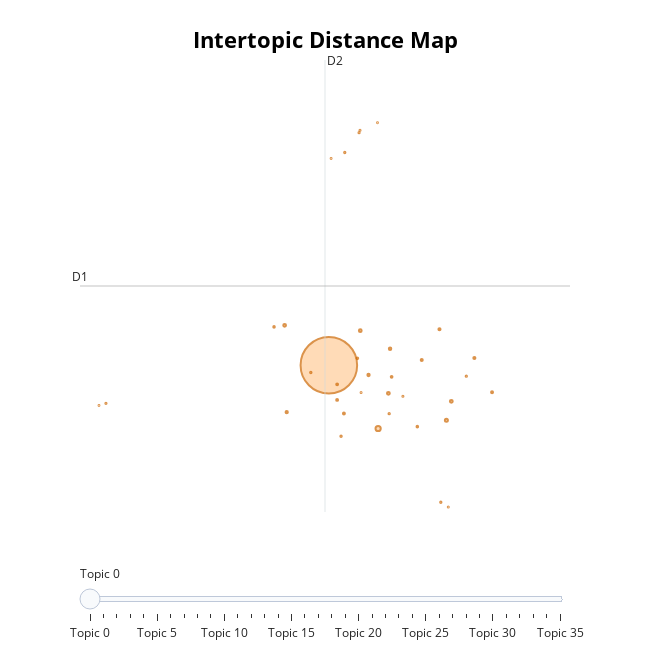

Write notebook code for a chart like this one.
### Markdown cell above
### Visualize topics, their sizes, and their corresponding words

This visualization is highly inspired by LDAvis, a great visualization technique typically reserved for LDA.

### Code cell
model.visualize_topics()

### Figure 1 — Plotly figure (JSON) as saved in the notebook; plotly's stock layout.template omitted (floating-point values rounded to 4 significant figures)
{"data": [{"customdata": [[0, "węgla | pis | jest | węgiel | dla", 47996], [1, "zimę | zimy | węgla | będzie | zimą", 408], [2, "podatek | podatków | podatki | inflacji | inflacja", 139], [3, "turcji | 80 | inflacja | ekonomiczne | październiku", 119], [4, "bezrobocie | inflację | 17 | inflacji | johnsmiths74", 119], [5, "ropy | opec | usa | naftowej | wydobycia", 113], [6, "obligacje | inflacji | inflacją | kredyt | banki", 112], [7, "małe | mefistofelleess | mini | rafalhubert | duże", 88], [8, "tvp_info | tvp | inflacji | inflacja | inflację", 81], [9, "podnieść | ceny | cena | jesteśmy | slawomirmentzen", 76], [10, "fishing_fever69 | zabraknie | żywność | niego | stać", 69], [11, "turcji | gazu | europy | gaz | centrum", 67], [12, "kosmos | ceny | cena | teraz | ta", 62], [13, "drewna | drewno | ceny | przeciwko | rosną", 58], [14, "setki | galopująca | socjal | ukrainy | wojna", 55], [15, "chiny | chin | chinach | ropy | są", 52], [16, "cukru | cukier | cena | 50 | wzrosła", 50], [17, "dzieci | kobiety | węglowy | inflacja | broń", 45], [18, "ceny | cen | cena | telewizja | tanich", 38], [19, "masła | albo | cena | sklepie | miroka30045644", 38], [20, "ropy | ropę | kraje | rosja | chin", 36], [21, "piechocinski | cena | ceny | rynek | kg", 31], [22, "recesji | recesję | kwartałów | budżetowe | budżetu", 30], [23, "węglowy | śladu | jaki | węglowego | szczyt", 28], [24, "glapiński | spadnie | inflacja | wakacje | spadać", 27], [25, "ceny | gus | zdrożało | średnia | rosną", 26], [26, "inflacja | poprzednio | proc | wynosi | prognoza", 25], [27, "prąd | miał | jaka | między | końca", 23], [28, "koszty | ceny | no | stosuje | razy", 22], [29, "powodem | 20 | ludzi | energii | ceny", 19], [30, "największą | podwyżkę | temu | znacznie | przy", 18], [31, "coolfonpl | robi | inflacja | pieniądza | bardziej", 15], [32, "cena | latach | nowego | 30 | koszt", 15], [33, "groszy | ceny | kg | skupu | tańsze", 13], [34, "czy | już | węgiel | jest | weekend", 12], [35, "kobiety | czasy | węgla |  | ", 11]], "hovertemplate": "<b>Topic %{customdata[0]}</b><br>Words: %{customdata[1]}<br>Size: %{customdata[2]}", "legendgroup": "", "marker": {"color": "#ffcc99", "line": {"color": "#cc6600", "width": 2}, "size": [47996, 408, 139, 119, 119, 113, 112, 88, 81, 76, 69, 67, 62, 58, 55, 52, 50, 45, 38, 38, 36, 31, 30, 28, 27, 26, 25, 23, 22, 19, 18, 15, 15, 13, 12, 11], "sizemode": "area", "sizeref": 30.0, "symbol": "circle"}, "mode": "markers", "name": "", "orientation": "v", "showlegend": false, "type": "scatter", "x": [4.55, 5.179, 6.05, 5.309, 6.113, 3.985, 4.951, 5.331, 5.056, 4.012, 5.962, 6.407, 5.735, 6.632, 4.742, 4.655, 4.655, 5.351, 5.679, 4.914, 3.85, 4.705, 4.319, 5.32, 5.978, 4.753, 6.304, 1.705, 4.935, 4.947, 5.495, 6.074, 4.961, 4.578, 1.616, 5.17], "xaxis": "x", "y": [4.577, 2.929, 3.143, 3.845, 3.636, 5.616, 5.478, 5.007, 4.322, 3.354, 5.515, 4.766, 4.714, 3.871, 3.318, 3.673, 4.08, 4.275, 2.976, 4.756, 5.576, 2.724, 4.386, 3.315, 1.006, 10.12, 4.29, 3.585, 10.64, 10.7, 3.768, 0.8858, 3.864, 9.963, 3.527, 10.9], "yaxis": "y"}], "layout": {"annotations": [{"showarrow": false, "text": "D1", "x": 1.374, "y": 6.641, "yshift": 10}, {"showarrow": false, "text": "D2", "x": 4.5, "xshift": 10, "y": 12.53}], "height": 650, "hoverlabel": {"bgcolor": "white", "font": {"family": "Rockwell", "size": 16}}, "legend": {"itemsizing": "constant", "tracegroupgap": 0}, "margin": {"t": 60}, "shapes": [{"line": {"color": "#CFD8DC", "width": 2}, "type": "line", "x0": 4.5, "x1": 4.5, "y0": 0.7529, "y1": 12.53}, {"line": {"color": "#9E9E9E", "width": 2}, "type": "line", "x0": 1.374, "x1": 7.627, "y0": 6.641, "y1": 6.641}], "sliders": [{"active": 0, "pad": {"t": 50}, "steps": [{"args": [{"marker.color": [["#cc6600", "#ffcc99", "#ffcc99", "#ffcc99", "#ffcc99", "#ffcc99", "#ffcc99", "#ffcc99", "#ffcc99", "#ffcc99", "#ffcc99", "#ffcc99", "#ffcc99", "#ffcc99", "#ffcc99", "#ffcc99", "#ffcc99", "#ffcc99", "#ffcc99", "#ffcc99", "#ffcc99", "#ffcc99", "#ffcc99", "#ffcc99", "#ffcc99", "#ffcc99", "#ffcc99", "#ffcc99", "#ffcc99", "#ffcc99", "#ffcc99", "#ffcc99", "#ffcc99", "#ffcc99", "#ffcc99", "#ffcc99"]]}], "label": "Topic 0", "method": "update"}, {"args": [{"marker.color": [["#ffcc99", "#cc6600", "#ffcc99", "#ffcc99", "#ffcc99", "#ffcc99", "#ffcc99", "#ffcc99", "#ffcc99", "#ffcc99", "#ffcc99", "#ffcc99", "#ffcc99", "#ffcc99", "#ffcc99", "#ffcc99", "#ffcc99", "#ffcc99", "#ffcc99", "#ffcc99", "#ffcc99", "#ffcc99", "#ffcc99", "#ffcc99", "#ffcc99", "#ffcc99", "#ffcc99", "#ffcc99", "#ffcc99", "#ffcc99", "#ffcc99", "#ffcc99", "#ffcc99", "#ffcc99", "#ffcc99", "#ffcc99"]]}], "label": "Topic 1", "method": "update"}, {"args": [{"marker.color": [["#ffcc99", "#ffcc99", "#cc6600", "#ffcc99", "#ffcc99", "#ffcc99", "#ffcc99", "#ffcc99", "#ffcc99", "#ffcc99", "#ffcc99", "#ffcc99", "#ffcc99", "#ffcc99", "#ffcc99", "#ffcc99", "#ffcc99", "#ffcc99", "#ffcc99", "#ffcc99", "#ffcc99", "#ffcc99", "#ffcc99", "#ffcc99", "#ffcc99", "#ffcc99", "#ffcc99", "#ffcc99", "#ffcc99", "#ffcc99", "#ffcc99", "#ffcc99", "#ffcc99", "#ffcc99", "#ffcc99", "#ffcc99"]]}], "label": "Topic 2", "method": "update"}, {"args": [{"marker.color": [["#ffcc99", "#ffcc99", "#ffcc99", "#cc6600", "#ffcc99", "#ffcc99", "#ffcc99", "#ffcc99", "#ffcc99", "#ffcc99", "#ffcc99", "#ffcc99", "#ffcc99", "#ffcc99", "#ffcc99", "#ffcc99", "#ffcc99", "#ffcc99", "#ffcc99", "#ffcc99", "#ffcc99", "#ffcc99", "#ffcc99", "#ffcc99", "#ffcc99", "#ffcc99", "#ffcc99", "#ffcc99", "#ffcc99", "#ffcc99", "#ffcc99", "#ffcc99", "#ffcc99", "#ffcc99", "#ffcc99", "#ffcc99"]]}], "label": "Topic 3", "method": "update"}, {"args": [{"marker.color": [["#ffcc99", "#ffcc99", "#ffcc99", "#ffcc99", "#cc6600", "#ffcc99", "#ffcc99", "#ffcc99", "#ffcc99", "#ffcc99", "#ffcc99", "#ffcc99", "#ffcc99", "#ffcc99", "#ffcc99", "#ffcc99", "#ffcc99", "#ffcc99", "#ffcc99", "#ffcc99", "#ffcc99", "#ffcc99", "#ffcc99", "#ffcc99", "#ffcc99", "#ffcc99", "#ffcc99", "#ffcc99", "#ffcc99", "#ffcc99", "#ffcc99", "#ffcc99", "#ffcc99", "#ffcc99", "#ffcc99", "#ffcc99"]]}], "label": "Topic 4", "method": "update"}, {"args": [{"marker.color": [["#ffcc99", "#ffcc99", "#ffcc99", "#ffcc99", "#ffcc99", "#cc6600", "#ffcc99", "#ffcc99", "#ffcc99", "#ffcc99", "#ffcc99", "#ffcc99", "#ffcc99", "#ffcc99", "#ffcc99", "#ffcc99", "#ffcc99", "#ffcc99", "#ffcc99", "#ffcc99", "#ffcc99", "#ffcc99", "#ffcc99", "#ffcc99", "#ffcc99", "#ffcc99", "#ffcc99", "#ffcc99", "#ffcc99", "#ffcc99", "#ffcc99", "#ffcc99", "#ffcc99", "#ffcc99", "#ffcc99", "#ffcc99"]]}], "label": "Topic 5", "method": "update"}, {"args": [{"marker.color": [["#ffcc99", "#ffcc99", "#ffcc99", "#ffcc99", "#ffcc99", "#ffcc99", "#cc6600", "#ffcc99", "#ffcc99", "#ffcc99", "#ffcc99", "#ffcc99", "#ffcc99", "#ffcc99", "#ffcc99", "#ffcc99", "#ffcc99", "#ffcc99", "#ffcc99", "#ffcc99", "#ffcc99", "#ffcc99", "#ffcc99", "#ffcc99", "#ffcc99", "#ffcc99", "#ffcc99", "#ffcc99", "#ffcc99", "#ffcc99", "#ffcc99", "#ffcc99", "#ffcc99", "#ffcc99", "#ffcc99", "#ffcc99"]]}], "label": "Topic 6", "method": "update"}, {"args": [{"marker.color": [["#ffcc99", "#ffcc99", "#ffcc99", "#ffcc99", "#ffcc99", "#ffcc99", "#ffcc99", "#cc6600", "#ffcc99", "#ffcc99", "#ffcc99", "#ffcc99", "#ffcc99", "#ffcc99", "#ffcc99", "#ffcc99", "#ffcc99", "#ffcc99", "#ffcc99", "#ffcc99", "#ffcc99", "#ffcc99", "#ffcc99", "#ffcc99", "#ffcc99", "#ffcc99", "#ffcc99", "#ffcc99", "#ffcc99", "#ffcc99", "#ffcc99", "#ffcc99", "#ffcc99", "#ffcc99", "#ffcc99", "#ffcc99"]]}], "label": "Topic 7", "method": "update"}, {"args": [{"marker.color": [["#ffcc99", "#ffcc99", "#ffcc99", "#ffcc99", "#ffcc99", "#ffcc99", "#ffcc99", "#ffcc99", "#cc6600", "#ffcc99", "#ffcc99", "#ffcc99", "#ffcc99", "#ffcc99", "#ffcc99", "#ffcc99", "#ffcc99", "#ffcc99", "#ffcc99", "#ffcc99", "#ffcc99", "#ffcc99", "#ffcc99", "#ffcc99", "#ffcc99", "#ffcc99", "#ffcc99", "#ffcc99", "#ffcc99", "#ffcc99", "#ffcc99", "#ffcc99", "#ffcc99", "#ffcc99", "#ffcc99", "#ffcc99"]]}], "label": "Topic 8", "method": "update"}, {"args": [{"marker.color": [["#ffcc99", "#ffcc99", "#ffcc99", "#ffcc99", "#ffcc99", "#ffcc99", "#ffcc99", "#ffcc99", "#ffcc99", "#cc6600", "#ffcc99", "#ffcc99", "#ffcc99", "#ffcc99", "#ffcc99", "#ffcc99", "#ffcc99", "#ffcc99", "#ffcc99", "#ffcc99", "#ffcc99", "#ffcc99", "#ffcc99", "#ffcc99", "#ffcc99", "#ffcc99", "#ffcc99", "#ffcc99", "#ffcc99", "#ffcc99", "#ffcc99", "#ffcc99", "#ffcc99", "#ffcc99", "#ffcc99", "#ffcc99"]]}], "label": "Topic 9", "method": "update"}, {"args": [{"marker.color": [["#ffcc99", "#ffcc99", "#ffcc99", "#ffcc99", "#ffcc99", "#ffcc99", "#ffcc99", "#ffcc99", "#ffcc99", "#ffcc99", "#cc6600", "#ffcc99", "#ffcc99", "#ffcc99", "#ffcc99", "#ffcc99", "#ffcc99", "#ffcc99", "#ffcc99", "#ffcc99", "#ffcc99", "#ffcc99", "#ffcc99", "#ffcc99", "#ffcc99", "#ffcc99", "#ffcc99", "#ffcc99", "#ffcc99", "#ffcc99", "#ffcc99", "#ffcc99", "#ffcc99", "#ffcc99", "#ffcc99", "#ffcc99"]]}], "label": "Topic 10", "method": "update"}, {"args": [{"marker.color": [["#ffcc99", "#ffcc99", "#ffcc99", "#ffcc99", "#ffcc99", "#ffcc99", "#ffcc99", "#ffcc99", "#ffcc99", "#ffcc99", "#ffcc99", "#cc6600", "#ffcc99", "#ffcc99", "#ffcc99", "#ffcc99", "#ffcc99", "#ffcc99", "#ffcc99", "#ffcc99", "#ffcc99", "#ffcc99", "#ffcc99", "#ffcc99", "#ffcc99", "#ffcc99", "#ffcc99", "#ffcc99", "#ffcc99", "#ffcc99", "#ffcc99", "#ffcc99", "#ffcc99", "#ffcc99", "#ffcc99", "#ffcc99"]]}], "label": "Topic 11", "method": "update"}, {"args": [{"marker.color": [["#ffcc99", "#ffcc99", "#ffcc99", "#ffcc99", "#ffcc99", "#ffcc99", "#ffcc99", "#ffcc99", "#ffcc99", "#ffcc99", "#ffcc99", "#ffcc99", "#cc6600", "#ffcc99", "#ffcc99", "#ffcc99", "#ffcc99", "#ffcc99", "#ffcc99", "#ffcc99", "#ffcc99", "#ffcc99", "#ffcc99", "#ffcc99", "#ffcc99", "#ffcc99", "#ffcc99", "#ffcc99", "#ffcc99", "#ffcc99", "#ffcc99", "#ffcc99", "#ffcc99", "#ffcc99", "#ffcc99", "#ffcc99"]]}], "label": "Topic 12", "method": "update"}, {"args": [{"marker.color": [["#ffcc99", "#ffcc99", "#ffcc99", "#ffcc99", "#ffcc99", "#ffcc99", "#ffcc99", "#ffcc99", "#ffcc99", "#ffcc99", "#ffcc99", "#ffcc99", "#ffcc99", "#cc6600", "#ffcc99", "#ffcc99", "#ffcc99", "#ffcc99", "#ffcc99", "#ffcc99", "#ffcc99", "#ffcc99", "#ffcc99", "#ffcc99", "#ffcc99", "#ffcc99", "#ffcc99", "#ffcc99", "#ffcc99", "#ffcc99", "#ffcc99", "#ffcc99", "#ffcc99", "#ffcc99", "#ffcc99", "#ffcc99"]]}], "label": "Topic 13", "method": "update"}, {"args": [{"marker.color": [["#ffcc99", "#ffcc99", "#ffcc99", "#ffcc99", "#ffcc99", "#ffcc99", "#ffcc99", "#ffcc99", "#ffcc99", "#ffcc99", "#ffcc99", "#ffcc99", "#ffcc99", "#ffcc99", "#cc6600", "#ffcc99", "#ffcc99", "#ffcc99", "#ffcc99", "#ffcc99", "#ffcc99", "#ffcc99", "#ffcc99", "#ffcc99", "#ffcc99", "#ffcc99", "#ffcc99", "#ffcc99", "#ffcc99", "#ffcc99", "#ffcc99", "#ffcc99", "#ffcc99", "#ffcc99", "#ffcc99", "#ffcc99"]]}], "label": "Topic 14", "method": "update"}, {"args": [{"marker.color": [["#ffcc99", "#ffcc99", "#ffcc99", "#ffcc99", "#ffcc99", "#ffcc99", "#ffcc99", "#ffcc99", "#ffcc99", "#ffcc99", "#ffcc99", "#ffcc99", "#ffcc99", "#ffcc99", "#ffcc99", "#cc6600", "#ffcc99", "#ffcc99", "#ffcc99", "#ffcc99", "#ffcc99", "#ffcc99", "#ffcc99", "#ffcc99", "#ffcc99", "#ffcc99", "#ffcc99", "#ffcc99", "#ffcc99", "#ffcc99", "#ffcc99", "#ffcc99", "#ffcc99", "#ffcc99", "#ffcc99", "#ffcc99"]]}], "label": "Topic 15", "method": "update"}, {"args": [{"marker.color": [["#ffcc99", "#ffcc99", "#ffcc99", "#ffcc99", "#ffcc99", "#ffcc99", "#ffcc99", "#ffcc99", "#ffcc99", "#ffcc99", "#ffcc99", "#ffcc99", "#ffcc99", "#ffcc99", "#ffcc99", "#ffcc99", "#cc6600", "#ffcc99", "#ffcc99", "#ffcc99", "#ffcc99", "#ffcc99", "#ffcc99", "#ffcc99", "#ffcc99", "#ffcc99", "#ffcc99", "#ffcc99", "#ffcc99", "#ffcc99", "#ffcc99", "#ffcc99", "#ffcc99", "#ffcc99", "#ffcc99", "#ffcc99"]]}], "label": "Topic 16", "method": "update"}, {"args": [{"marker.color": [["#ffcc99", "#ffcc99", "#ffcc99", "#ffcc99", "#ffcc99", "#ffcc99", "#ffcc99", "#ffcc99", "#ffcc99", "#ffcc99", "#ffcc99", "#ffcc99", "#ffcc99", "#ffcc99", "#ffcc99", "#ffcc99", "#ffcc99", "#cc6600", "#ffcc99", "#ffcc99", "#ffcc99", "#ffcc99", "#ffcc99", "#ffcc99", "#ffcc99", "#ffcc99", "#ffcc99", "#ffcc99", "#ffcc99", "#ffcc99", "#ffcc99", "#ffcc99", "#ffcc99", "#ffcc99", "#ffcc99", "#ffcc99"]]}], "label": "Topic 17", "method": "update"}, {"args": [{"marker.color": [["#ffcc99", "#ffcc99", "#ffcc99", "#ffcc99", "#ffcc99", "#ffcc99", "#ffcc99", "#ffcc99", "#ffcc99", "#ffcc99", "#ffcc99", "#ffcc99", "#ffcc99", "#ffcc99", "#ffcc99", "#ffcc99", "#ffcc99", "#ffcc99", "#cc6600", "#ffcc99", "#ffcc99", "#ffcc99", "#ffcc99", "#ffcc99", "#ffcc99", "#ffcc99", "#ffcc99", "#ffcc99", "#ffcc99", "#ffcc99", "#ffcc99", "#ffcc99", "#ffcc99", "#ffcc99", "#ffcc99", "#ffcc99"]]}], "label": "Topic 18", "method": "update"}, {"args": [{"marker.color": [["#ffcc99", "#ffcc99", "#ffcc99", "#ffcc99", "#ffcc99", "#ffcc99", "#ffcc99", "#ffcc99", "#ffcc99", "#ffcc99", "#ffcc99", "#ffcc99", "#ffcc99", "#ffcc99", "#ffcc99", "#ffcc99", "#ffcc99", "#ffcc99", "#ffcc99", "#cc6600", "#ffcc99", "#ffcc99", "#ffcc99", "#ffcc99", "#ffcc99", "#ffcc99", "#ffcc99", "#ffcc99", "#ffcc99", "#ffcc99", "#ffcc99", "#ffcc99", "#ffcc99", "#ffcc99", "#ffcc99", "#ffcc99"]]}], "label": "Topic 19", "method": "update"}, {"args": [{"marker.color": [["#ffcc99", "#ffcc99", "#ffcc99", "#ffcc99", "#ffcc99", "#ffcc99", "#ffcc99", "#ffcc99", "#ffcc99", "#ffcc99", "#ffcc99", "#ffcc99", "#ffcc99", "#ffcc99", "#ffcc99", "#ffcc99", "#ffcc99", "#ffcc99", "#ffcc99", "#ffcc99", "#cc6600", "#ffcc99", "#ffcc99", "#ffcc99", "#ffcc99", "#ffcc99", "#ffcc99", "#ffcc99", "#ffcc99", "#ffcc99", "#ffcc99", "#ffcc99", "#ffcc99", "#ffcc99", "#ffcc99", "#ffcc99"]]}], "label": "Topic 20", "method": "update"}, {"args": [{"marker.color": [["#ffcc99", "#ffcc99", "#ffcc99", "#ffcc99", "#ffcc99", "#ffcc99", "#ffcc99", "#ffcc99", "#ffcc99", "#ffcc99", "#ffcc99", "#ffcc99", "#ffcc99", "#ffcc99", "#ffcc99", "#ffcc99", "#ffcc99", "#ffcc99", "#ffcc99", "#ffcc99", "#ffcc99", "#cc6600", "#ffcc99", "#ffcc99", "#ffcc99", "#ffcc99", "#ffcc99", "#ffcc99", "#ffcc99", "#ffcc99", "#ffcc99", "#ffcc99", "#ffcc99", "#ffcc99", "#ffcc99", "#ffcc99"]]}], "label": "Topic 21", "method": "update"}, {"args": [{"marker.color": [["#ffcc99", "#ffcc99", "#ffcc99", "#ffcc99", "#ffcc99", "#ffcc99", "#ffcc99", "#ffcc99", "#ffcc99", "#ffcc99", "#ffcc99", "#ffcc99", "#ffcc99", "#ffcc99", "#ffcc99", "#ffcc99", "#ffcc99", "#ffcc99", "#ffcc99", "#ffcc99", "#ffcc99", "#ffcc99", "#cc6600", "#ffcc99", "#ffcc99", "#ffcc99", "#ffcc99", "#ffcc99", "#ffcc99", "#ffcc99", "#ffcc99", "#ffcc99", "#ffcc99", "#ffcc99", "#ffcc99", "#ffcc99"]]}], "label": "Topic 22", "method": "update"}, {"args": [{"marker.color": [["#ffcc99", "#ffcc99", "#ffcc99", "#ffcc99", "#ffcc99", "#ffcc99", "#ffcc99", "#ffcc99", "#ffcc99", "#ffcc99", "#ffcc99", "#ffcc99", "#ffcc99", "#ffcc99", "#ffcc99", "#ffcc99", "#ffcc99", "#ffcc99", "#ffcc99", "#ffcc99", "#ffcc99", "#ffcc99", "#ffcc99", "#cc6600", "#ffcc99", "#ffcc99", "#ffcc99", "#ffcc99", "#ffcc99", "#ffcc99", "#ffcc99", "#ffcc99", "#ffcc99", "#ffcc99", "#ffcc99", "#ffcc99"]]}], "label": "Topic 23", "method": "update"}, {"args": [{"marker.color": [["#ffcc99", "#ffcc99", "#ffcc99", "#ffcc99", "#ffcc99", "#ffcc99", "#ffcc99", "#ffcc99", "#ffcc99", "#ffcc99", "#ffcc99", "#ffcc99", "#ffcc99", "#ffcc99", "#ffcc99", "#ffcc99", "#ffcc99", "#ffcc99", "#ffcc99", "#ffcc99", "#ffcc99", "#ffcc99", "#ffcc99", "#ffcc99", "#cc6600", "#ffcc99", "#ffcc99", "#ffcc99", "#ffcc99", "#ffcc99", "#ffcc99", "#ffcc99", "#ffcc99", "#ffcc99", "#ffcc99", "#ffcc99"]]}], "label": "Topic 24", "method": "update"}, {"args": [{"marker.color": [["#ffcc99", "#ffcc99", "#ffcc99", "#ffcc99", "#ffcc99", "#ffcc99", "#ffcc99", "#ffcc99", "#ffcc99", "#ffcc99", "#ffcc99", "#ffcc99", "#ffcc99", "#ffcc99", "#ffcc99", "#ffcc99", "#ffcc99", "#ffcc99", "#ffcc99", "#ffcc99", "#ffcc99", "#ffcc99", "#ffcc99", "#ffcc99", "#ffcc99", "#cc6600", "#ffcc99", "#ffcc99", "#ffcc99", "#ffcc99", "#ffcc99", "#ffcc99", "#ffcc99", "#ffcc99", "#ffcc99", "#ffcc99"]]}], "label": "Topic 25", "method": "update"}, {"args": [{"marker.color": [["#ffcc99", "#ffcc99", "#ffcc99", "#ffcc99", "#ffcc99", "#ffcc99", "#ffcc99", "#ffcc99", "#ffcc99", "#ffcc99", "#ffcc99", "#ffcc99", "#ffcc99", "#ffcc99", "#ffcc99", "#ffcc99", "#ffcc99", "#ffcc99", "#ffcc99", "#ffcc99", "#ffcc99", "#ffcc99", "#ffcc99", "#ffcc99", "#ffcc99", "#ffcc99", "#cc6600", "#ffcc99", "#ffcc99", "#ffcc99", "#ffcc99", "#ffcc99", "#ffcc99", "#ffcc99", "#ffcc99", "#ffcc99"]]}], "label": "Topic 26", "method": "update"}, {"args": [{"marker.color": [["#ffcc99", "#ffcc99", "#ffcc99", "#ffcc99", "#ffcc99", "#ffcc99", "#ffcc99", "#ffcc99", "#ffcc99", "#ffcc99", "#ffcc99", "#ffcc99", "#ffcc99", "#ffcc99", "#ffcc99", "#ffcc99", "#ffcc99", "#ffcc99", "#ffcc99", "#ffcc99", "#ffcc99", "#ffcc99", "#ffcc99", "#ffcc99", "#ffcc99", "#ffcc99", "#ffcc99", "#cc6600", "#ffcc99", "#ffcc99", "#ffcc99", "#ffcc99", "#ffcc99", "#ffcc99", "#ffcc99", "#ffcc99"]]}], "label": "Topic 27", "method": "update"}, {"args": [{"marker.color": [["#ffcc99", "#ffcc99", "#ffcc99", "#ffcc99", "#ffcc99", "#ffcc99", "#ffcc99", "#ffcc99", "#ffcc99", "#ffcc99", "#ffcc99", "#ffcc99", "#ffcc99", "#ffcc99", "#ffcc99", "#ffcc99", "#ffcc99", "#ffcc99", "#ffcc99", "#ffcc99", "#ffcc99", "#ffcc99", "#ffcc99", "#ffcc99", "#ffcc99", "#ffcc99", "#ffcc99", "#ffcc99", "#cc6600", "#ffcc99", "#ffcc99", "#ffcc99", "#ffcc99", "#ffcc99", "#ffcc99", "#ffcc99"]]}], "label": "Topic 28", "method": "update"}, {"args": [{"marker.color": [["#ffcc99", "#ffcc99", "#ffcc99", "#ffcc99", "#ffcc99", "#ffcc99", "#ffcc99", "#ffcc99", "#ffcc99", "#ffcc99", "#ffcc99", "#ffcc99", "#ffcc99", "#ffcc99", "#ffcc99", "#ffcc99", "#ffcc99", "#ffcc99", "#ffcc99", "#ffcc99", "#ffcc99", "#ffcc99", "#ffcc99", "#ffcc99", "#ffcc99", "#ffcc99", "#ffcc99", "#ffcc99", "#ffcc99", "#cc6600", "#ffcc99", "#ffcc99", "#ffcc99", "#ffcc99", "#ffcc99", "#ffcc99"]]}], "label": "Topic 29", "method": "update"}, {"args": [{"marker.color": [["#ffcc99", "#ffcc99", "#ffcc99", "#ffcc99", "#ffcc99", "#ffcc99", "#ffcc99", "#ffcc99", "#ffcc99", "#ffcc99", "#ffcc99", "#ffcc99", "#ffcc99", "#ffcc99", "#ffcc99", "#ffcc99", "#ffcc99", "#ffcc99", "#ffcc99", "#ffcc99", "#ffcc99", "#ffcc99", "#ffcc99", "#ffcc99", "#ffcc99", "#ffcc99", "#ffcc99", "#ffcc99", "#ffcc99", "#ffcc99", "#cc6600", "#ffcc99", "#ffcc99", "#ffcc99", "#ffcc99", "#ffcc99"]]}], "label": "Topic 30", "method": "update"}, {"args": [{"marker.color": [["#ffcc99", "#ffcc99", "#ffcc99", "#ffcc99", "#ffcc99", "#ffcc99", "#ffcc99", "#ffcc99", "#ffcc99", "#ffcc99", "#ffcc99", "#ffcc99", "#ffcc99", "#ffcc99", "#ffcc99", "#ffcc99", "#ffcc99", "#ffcc99", "#ffcc99", "#ffcc99", "#ffcc99", "#ffcc99", "#ffcc99", "#ffcc99", "#ffcc99", "#ffcc99", "#ffcc99", "#ffcc99", "#ffcc99", "#ffcc99", "#ffcc99", "#cc6600", "#ffcc99", "#ffcc99", "#ffcc99", "#ffcc99"]]}], "label": "Topic 31", "method": "update"}, {"args": [{"marker.color": [["#ffcc99", "#ffcc99", "#ffcc99", "#ffcc99", "#ffcc99", "#ffcc99", "#ffcc99", "#ffcc99", "#ffcc99", "#ffcc99", "#ffcc99", "#ffcc99", "#ffcc99", "#ffcc99", "#ffcc99", "#ffcc99", "#ffcc99", "#ffcc99", "#ffcc99", "#ffcc99", "#ffcc99", "#ffcc99", "#ffcc99", "#ffcc99", "#ffcc99", "#ffcc99", "#ffcc99", "#ffcc99", "#ffcc99", "#ffcc99", "#ffcc99", "#ffcc99", "#cc6600", "#ffcc99", "#ffcc99", "#ffcc99"]]}], "label": "Topic 32", "method": "update"}, {"args": [{"marker.color": [["#ffcc99", "#ffcc99", "#ffcc99", "#ffcc99", "#ffcc99", "#ffcc99", "#ffcc99", "#ffcc99", "#ffcc99", "#ffcc99", "#ffcc99", "#ffcc99", "#ffcc99", "#ffcc99", "#ffcc99", "#ffcc99", "#ffcc99", "#ffcc99", "#ffcc99", "#ffcc99", "#ffcc99", "#ffcc99", "#ffcc99", "#ffcc99", "#ffcc99", "#ffcc99", "#ffcc99", "#ffcc99", "#ffcc99", "#ffcc99", "#ffcc99", "#ffcc99", "#ffcc99", "#cc6600", "#ffcc99", "#ffcc99"]]}], "label": "Topic 33", "method": "update"}, {"args": [{"marker.color": [["#ffcc99", "#ffcc99", "#ffcc99", "#ffcc99", "#ffcc99", "#ffcc99", "#ffcc99", "#ffcc99", "#ffcc99", "#ffcc99", "#ffcc99", "#ffcc99", "#ffcc99", "#ffcc99", "#ffcc99", "#ffcc99", "#ffcc99", "#ffcc99", "#ffcc99", "#ffcc99", "#ffcc99", "#ffcc99", "#ffcc99", "#ffcc99", "#ffcc99", "#ffcc99", "#ffcc99", "#ffcc99", "#ffcc99", "#ffcc99", "#ffcc99", "#ffcc99", "#ffcc99", "#ffcc99", "#cc6600", "#ffcc99"]]}], "label": "Topic 34", "method": "update"}, {"args": [{"marker.color": [["#ffcc99", "#ffcc99", "#ffcc99", "#ffcc99", "#ffcc99", "#ffcc99", "#ffcc99", "#ffcc99", "#ffcc99", "#ffcc99", "#ffcc99", "#ffcc99", "#ffcc99", "#ffcc99", "#ffcc99", "#ffcc99", "#ffcc99", "#ffcc99", "#ffcc99", "#ffcc99", "#ffcc99", "#ffcc99", "#ffcc99", "#ffcc99", "#ffcc99", "#ffcc99", "#ffcc99", "#ffcc99", "#ffcc99", "#ffcc99", "#ffcc99", "#ffcc99", "#ffcc99", "#ffcc99", "#ffcc99", "#cc6600"]]}], "label": "Topic 35", "method": "update"}]}], "title": {"font": {"color": "Black", "size": 22}, "text": "<b>Intertopic Distance Map", "x": 0.5, "xanchor": "center", "y": 0.95, "yanchor": "top"}, "width": 650, "xaxis": {"anchor": "y", "domain": [0, 1], "range": [1.374, 7.627], "title": {"text": ""}, "visible": false}, "yaxis": {"anchor": "x", "domain": [0, 1], "range": [0.7529, 12.53], "title": {"text": ""}, "visible": false}}}
